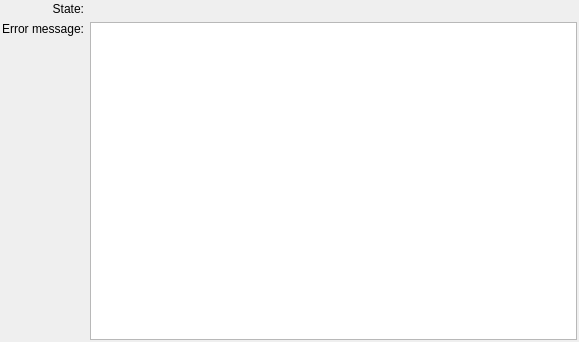
<ui version="4.0" >
 <class>Widgets::PluginErrorView</class>
 <widget class="QWidget" name="Widgets::PluginErrorView" >
  <property name="geometry" >
   <rect>
	<x>0</x>
	<y>0</y>
	<width>579</width>
	<height>342</height>
   </rect>
  </property>
  <layout class="QGridLayout" name="gridLayout" >
   <property name="margin" >
	<number>2</number>
   </property>
   <item row="0" column="0" >
	<widget class="QLabel" name="label" >
	 <property name="text" >
	  <string>State:</string>
	 </property>
	 <property name="alignment" >
	  <set>Qt::AlignRight|Qt::AlignTrailing|Qt::AlignVCenter</set>
	 </property>
	</widget>
   </item>
   <item row="0" column="1" >
	<widget class="QLabel" name="state" >
	</widget>
   </item>
   <item row="1" column="0" >
	<layout class="QVBoxLayout" name="verticalLayout" >
	 <item>
	  <widget class="QLabel" name="label_2" >
	   <property name="text" >
		<string>Error message:</string>
	   </property>
	   <property name="alignment" >
		<set>Qt::AlignRight|Qt::AlignTrailing|Qt::AlignVCenter</set>
	   </property>
	  </widget>
	 </item>
	 <item>
	  <spacer name="verticalSpacer" >
	   <property name="orientation" >
		<enum>Qt::Vertical</enum>
	   </property>
	   <property name="sizeHint" stdset="0" >
		<size>
		 <width>20</width>
		 <height>40</height>
		</size>
	   </property>
	  </spacer>
	 </item>
	</layout>
   </item>
   <item row="1" column="1" >
	<widget class="QTextEdit" name="errorString" >
	 <property name="tabChangesFocus" >
	  <bool>true</bool>
	 </property>
	 <property name="readOnly" >
	  <bool>true</bool>
	 </property>
	</widget>
   </item>
  </layout>
 </widget>
 <resources/>
 <connections/>
</ui>
